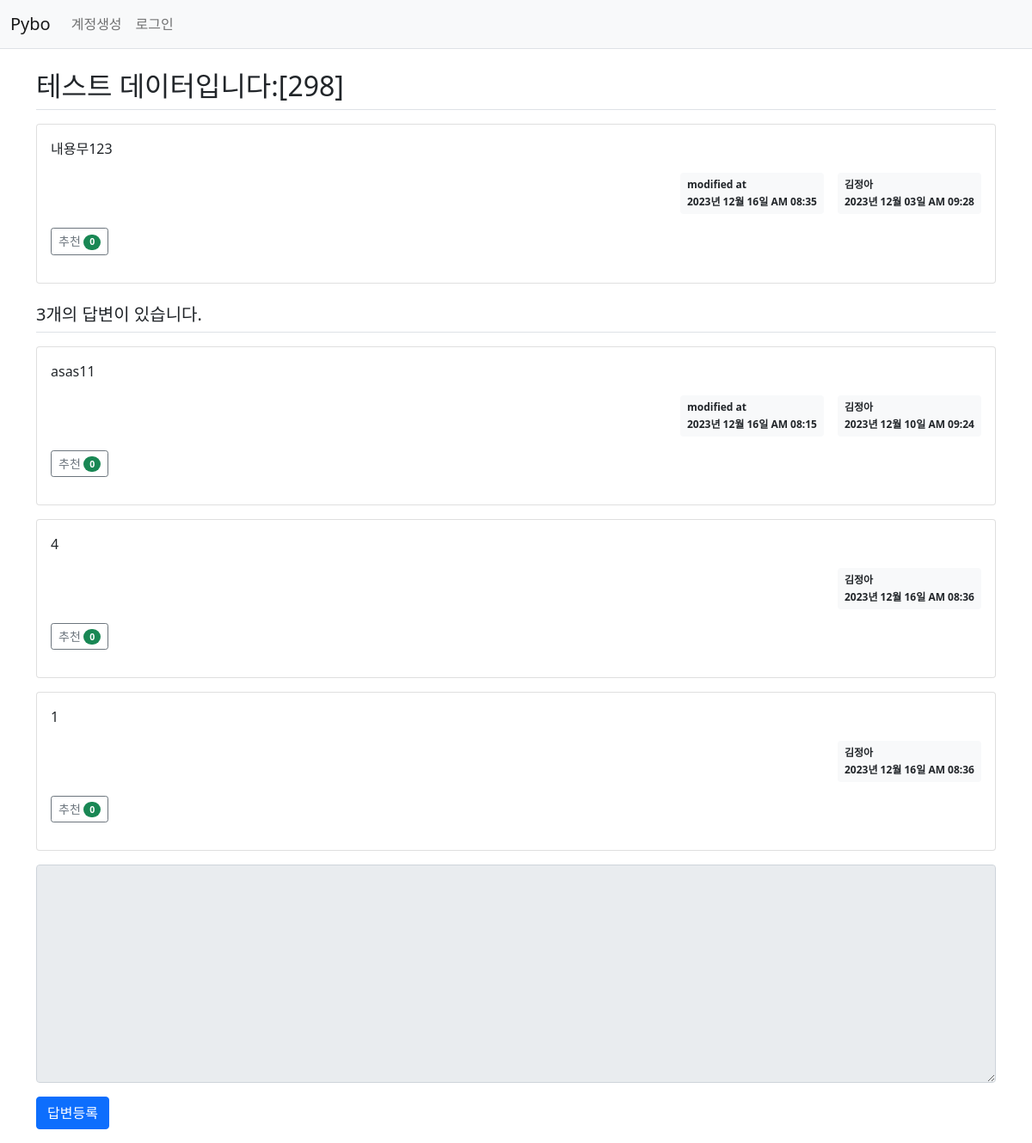
Screenshot of /question/detail/305/ with the database file from the repository.
### pybo/models.py (models this page shows)
class Question(db.Model):
    id = db.Column(db.Integer, primary_key=True)
    subject = db.Column(db.String(200), nullable=False)
    content = db.Column(db.Text(), nullable=False)
    create_date = db.Column(db.DateTime(), nullable=False)
    user_id = db.Column(db.Integer, db.ForeignKey('user.id', ondelete='CASCADE'), nullable=False)
    user = db.relationship('User', backref=db.backref('question_set'))
    modify_date = db.Column(db.DateTime(), nullable=True)
    voter = db.relationship('User', secondary=question_voter, backref=db.backref('question_voter_set'))

class User(db.Model):
    id = db.Column(db.Integer, primary_key=True)
    username = db.Column(db.String(150), unique=True, nullable=False)
    password = db.Column(db.String(200), nullable=False)
    email = db.Column(db.String(120), unique=True, nullable=False)

class Answer(db.Model):
    id = db.Column(db.Integer, primary_key=True)
    question_id = db.Column(db.Integer, db.ForeignKey('question.id', ondelete='CASCADE'))
    question = db.relationship('Question', backref=db.backref('answer_set'))
    content = db.Column(db.Text(), nullable=False)
    create_date = db.Column(db.DateTime(), nullable=False)
    user_id = db.Column(db.Integer, db.ForeignKey('user.id', ondelete='CASCADE'), nullable=False)
    user = db.relationship('User', backref=db.backref('answer_set'))
    modify_date = db.Column(db.DateTime(), nullable=True)
    voter = db.relationship('User', secondary=answer_voter, backref=db.backref('answer_voter_set'))

### pybo/views/question_views.py (the view)
@bp.route('/detail/<int:question_id>/')
def detail(question_id):
    form = AnswerForm()
    question = Question.query.get_or_404(question_id)
    return render_template('question/question_detail.html', question=question, form=form)

### pybo/forms.py
class AnswerForm(FlaskForm):
    content = TextAreaField('내용', validators=[DataRequired('내용은 필수입력 항목입니다.')])

### pybo/filter.py (called while the page is built)
def format_datetime(value, fmt='%Y년 %m월 %d일 %p %I:%M'):
    return value.strftime(fmt)

### pybo/views/auth_views.py (called while the page is built)
@bp.before_app_request
def load_logged_in_user():
    user_id = session.get('user_id')
    if user_id is None:
        g.user = None
    else:
        g.user = User.query.get(user_id)

### pybo/templates/question/question_detail.html (shortened to what this page needs)
<link rel="stylesheet" href="{{ url_for('static', filename='bootstrap.min.css') }}">
{% extends 'base.html' %}
{% block content %}
<div class="container my-3">
    <h2 class="border-bottom py-2">{{ question.subject }}</h2>
    <div class="card my-3">
        <div class="card-body">
            <div class="card-text">{{ question.content|markdown  }}</div>
            <div class="d-flex justify-content-end">
                {% if question.modify_date %}
                <div class="badge bg-light text-dark p-2 text-start mx-3">
                    <div class="mb-2">modified at</div>
                    <div>{{ question.modify_date|datetime }}</div>
                </div>
                {% endif %}
                <div class="badge bg-light text-dark p-2 text-start">
                    <div class="mb-2">{{ question.user.username }}</div>
                    <div>{{ question.create_date|datetime }}</div>
                </div>
            </div>
            <div class="my-3">
                <a href="javascript:void(0)" data-uri="{{ url_for('question.vote', question_id=question.id) }}"
               class="recommend btn btn-sm btn-outline-secondary"> 추천
                <span class="badge rounded-pill bg-success">{{ question.voter|length }}</span>
                </a>
            </div>
        </div>
    </div>
    <h5 class="border-bottom my-3 py-2">{{ question.answer_set|length }}개의 답변이 있습니다.</h5>
    {% for answer in question.answer_set %}
    <div class="card my-3">
        <div class="card-body">
            <div class="card-text" >{{ answer.content|markdown }}</div>
            <div class="d-flex justify-content-end">
                {% if answer.modify_date %}
            <div class="badge bg-light text-dark p-2 text-start mx-3">
                <div class="mb-2">modified at</div>
                <div>{{ answer.modify_date|datetime }}</div>
            </div>
            {% endif %}
                <div class="badge bg-light text-dark p-2 text-start">
                    <div class="mb-2">{{ answer.user.username }}</div>
                    <div>{{ answer.create_date|datetime }}</div>
                </div>
            </div>
            <div class="my-3">
                <a href="javascript:void(0)" data-uri="{{ url_for('answer.vote', answer_id=answer.id) }}"
               class="recommend btn btn-sm btn-outline-secondary"> 추천
                <span class="badge rounded-pill bg-success">{{ answer.voter|length }}</span>
                </a>
            </div>
        </div>
    </div>
    {% endfor %}
    <form action="{{ url_for('answer.create', question_id=question.id) }}" method="post" class="my-3">
        <div class="mb-3">
            <textarea {% if not g.user %}disabled{% endif %}
                    name="content" id="content" class="form-control" rows="10"></textarea>
        </div>
        <input type="submit" value="답변등록" class="btn btn-primary">
    </form>
</div>
{% endblock %}

### rows the page displays
Question: subject "테스트 데이터입니다:[298]", content "내용무123", modify_date "2023년 12월 16일 AM 08:35", create_date "2023년 12월 03일 AM 09:28"
User: user.username "김정아"
Answer: content "asas11", modify_date "2023년 12월 16일 AM 08:15", user.username "김정아", create_date "2023년 12월 10일 AM 09:24", voter|length "0"
Answer: content "4", user.username "김정아", create_date "2023년 12월 16일 AM 08:36", voter|length "0"
Answer: content "1", user.username "김정아", create_date "2023년 12월 16일 AM 08:36", voter|length "0"

### other values shown
{{ question.voter|length }} "0"
{{ question.answer_set|length }} "3"
